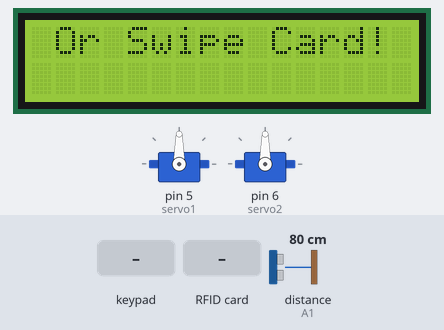
Recording of a sketch running on a simulated Arduino Uno, built with avr-gcc and run on an emulated ATmega328P. Shown: 16×2 character LCD, 2 × servo. Wiring (inferred from the names in the program): ultrasonic range finder: trigger A2; echo A1. The test bench sets the inputs (shaded band); at power-on: distance to the obstacle (sensor on A1) 80 cm. The echo pulse lasts 58.3 µs per cm; what the sketch prints to the serial monitor is not drawn.

Above: at 6.3 s.
6.4 s: keypad keys 2 0 0 2 # pressed 0.4 s apart
At 9.0 s:
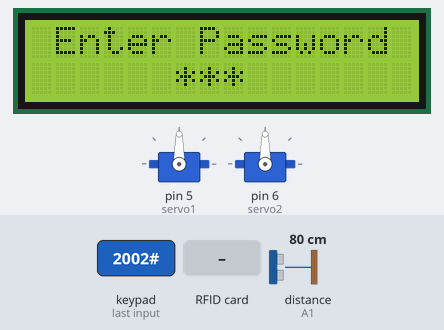
9.9 s: RFID card 5E 7A 19 C4 held to the reader
At 11.6 s:
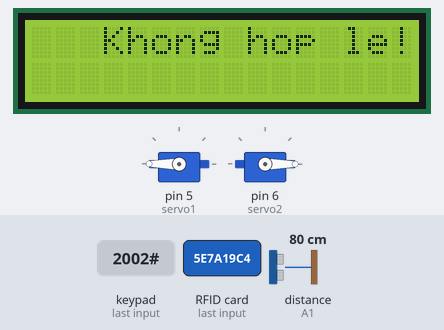
12.9 s: key 'A' pressed
At 15.8 s:
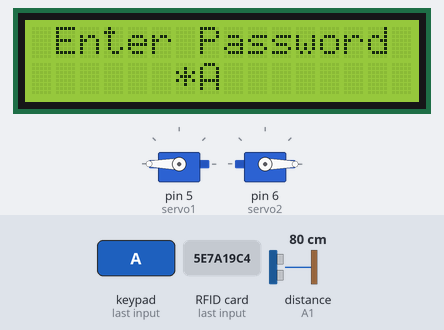
15.9 s: key 'B' pressed
At 16.5 s:
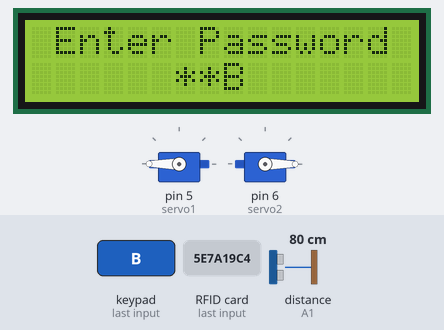
18.1 s: keypad keys 2 0 0 2 pressed 0.4 s apart
At 19.3 s:
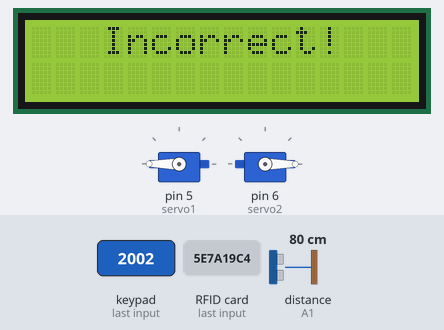
22.7 s: distance to the obstacle (sensor on A1) set to 12 cm
24.3 s: distance to the obstacle (sensor on A1) set to 9 cm
At 25.9 s:
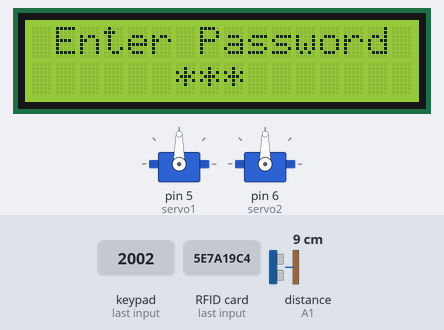
Timing chart, 0 to 27.4 s (numbered marks = the images above; inputs shaded):
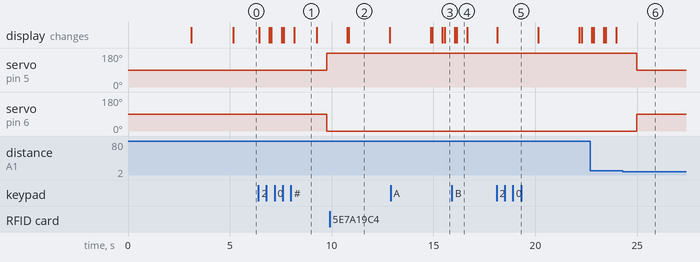

The sketch:

test_DeAnCNTT.ino
```cpp
/*
    * Typical pin layout used:
     * ----------------------------------------------------------------------------------
     *                          Arduino Uno   |*                          Arduino Uno
     * Signal      Pin          Pin           |* Signal      Pin          Pin
     * ---------------------------------------|------------------------------------------
     * KEYPAD      R1            0            |* KEYPAD      C3            A0
     * KEYPAD      R2            2            |* KEYPAD      C4            A3
     * KEYPAD      R3            3            |* CBKC        trig          A2
     * KEYPAD      R4            4            |* CBKC        echo          A1
     * SERVO1      SCK           5            |* LCD                       A4
     * SERVO2      MOSI          6            |* LCD                       A5
     * KEYPAD      C1            7            |
     * KEYPAD      C2            8            |
     * RST/Reset   RST           9            |
     * SPI SS      SDA(SS)      10            |
     * SPI MOSI    MOSI         11 / ICSP-4   |
     * SPI MISO    MISO         12 / ICSP-1   |
     * SPI SCK     SCK          13 / ICSP-3   |
     * ----------------------------------------------------------------------------------
*/

#include <SPI.h>
#include <MFRC522.h>
#include <Keypad.h>
#include <Servo.h>
#include <Wire.h>
#include <LiquidCrystal_I2C.h>
LiquidCrystal_I2C lcd(0x27, 16, 2); // 0x27 địa chỉ LCD, 16 cột và 2 hàng

// RFID
int PinRST = 9;
int PinSDA = 10;
int UID[4], i;

int ID1[4] = {115, 213, 56, 252};
int ID2[4] = {147, 185, 225, 246};
int ID3[4] = {013, 25, 64, 193};

MFRC522 RFID(PinSDA,PinRST);

// KEYPAD
const byte ROWS = 4;
const byte COLS = 4;
char password[5];
char On_equip[]="2002"; // Mật khẩu mở cửa
char Off_equip[]="6363"; // Mật khẩu đóng cửa
int a = 0;
int on = 0;

char MatrixKey[ROWS][COLS] =
{
  {'1','2','3','A'},
  {'4','5','6','B'},
  {'7','8','9','C'},
  {'*','0','#','D'}
};

byte rowPins[ROWS] = {0,2,3,4}; // R1,R2,R3,R4
byte colPins[COLS] = {7,8,A0,A3}; // C1,C2,C3,C4
Keypad Mykeys = Keypad( makeKeymap(MatrixKey), rowPins, colPins, ROWS, COLS);

// SERVO 5 6 ~
Servo myservo1; //Tạo biến myServo của loại Servo
Servo myservo2;

int servo1 = 5;
int servo2 = 6;

// CBKC
const int trig = A2;
const int echo = A1;
unsigned long duration;
float d_cm;

//=================================================================================================================

void setup() {
  Serial.begin(9600);
  Serial.println("----- Bắt đầu chương trình -----");
  Serial.println();

  // LCD
  lcd.init(); // Khởi tạo màn hình Màn hình
  lcd.backlight(); // Bật đèn màn hình Màn hình
  lcd.setCursor(5, 0);
  lcd.print("Hello");
  lcd.setCursor(0, 1);
  lcd.print("Have A Nice Day!");
  delay(3000);
  lcd.clear();
  lcd.setCursor(0, 0);
  lcd.print(" Enter Password");
  delay(2000);
  lcd.setCursor(0, 0);
  lcd.print(" Or Swipe Card!");

  // RFID
  SPI.begin();
  RFID.PCD_Init(); // Khởi tạo RFID

  // SERVO (Digital PWM 5,6)
  myservo1.attach(servo1);
  myservo1.write (90);
  myservo2.attach(servo2);
  myservo2.write (90);

  // CBKC
  pinMode(trig, OUTPUT); //chân xuất tín hiệu
  pinMode(echo, INPUT); //chân nhận tín hiệu


}
//=================================================================================================================

void rfID() {
  if ( ! RFID.PICC_IsNewCardPresent()) { return; } // Đọc thẻ 1 lần
  if ( ! RFID.PICC_ReadCardSerial()) {  return;  } // Đọc toàn bộ dl thẻ

  Serial.println();
  Serial.print("UID của thẻ: ");

  for (byte i = 0; i < RFID.uid.size; i++) {
    Serial.print(RFID.uid.uidByte[i] < 0x10 ? " 0" : " ");   // thêm 0 cho số có 1 chữ số
    UID[i] = RFID.uid.uidByte[i]; // Gán
    Serial.print(UID[i]);
    Serial.print(" ");
  }
  Serial.println();
  if (UID[i] == ID1[i]) {
    lcd.clear();
    lcd.print("    Correct!");
    lcd.clear();
    delay(5000);
    myservo1.write(180); // Mở cửa!
    myservo2.write(0); // Mở cửa!
    delay(5000);
    lcd.print("    Opened !");
    Serial.println("[RFID] - Thẻ hợp lệ !");
  }
  else if (UID[i] == ID2[i]) {
    lcd.clear();
    lcd.print("    Correct!");
    lcd.clear();
    delay(1000);
    myservo1.write(180); // Mở cửa!
    myservo2.write(0); // Mở cửa!
    delay(2000);
    lcd.print("    Opened !");
    Serial.println("[RFID] - Thẻ hợp lệ !");
  }
  else if (UID[i] == ID3[i]){
    lcd.clear();
    lcd.print("    Correct!");
    lcd.clear();
    delay(1000);
    myservo1.write(180); // Mở cửa!
    myservo2.write(0); // Mở cửa!
    delay(2000);
    lcd.print("    Opened !");
    Serial.println("[RFID] - Thẻ hợp lệ !");
  }
  else {
    lcd.clear();
    Serial.println("[RFID] - Thẻ không hợp lệ !");
    lcd.print("   Khong hop le!");
    delay(2000);
    lcd.clear();
    lcd.print("   Try Again!");
    delay(2000);
    lcd.clear();
  }
  Serial.println();

  RFID.PICC_HaltA();  // Vô hiệu hóa thẻ tránh xung đột với thẻ khác
  RFID.PCD_StopCrypto1();
}

void KEYPAD() {
  char EnterKey = Mykeys.getKey();
 if (EnterKey)
 {
    password[a]=EnterKey; // Nhập lần lượt các ký tự vào biến chuỗi ký tự Psssword
    a++;
    on++;
    Serial.print("[KEYPAD] - ");
    Serial.println(password);
    // Nhập mật khẩu
    if (a == 0) {
      password[0] = EnterKey;
      lcd.setCursor(0, 0);
      lcd.print(" Enter Password ");
      lcd.setCursor(5, 1);
      lcd.print(password[0]);
      delay(500); // Ký tự hiển thị trên màn hình LCD trong 0.5s
      lcd.setCursor(5, 1);
      lcd.print("*"); // Ký tự được thay bởi dấu *
    }
    if (a == 1) {
      password[1] = EnterKey;
      lcd.setCursor(0, 0);
      lcd.print(" Enter Password");
      lcd.setCursor(6, 1);
      lcd.print(password[1]);
      delay(500);
      lcd.setCursor(6, 1);
      lcd.print("*");
    }
    if (a == 2) {
      password[2] = EnterKey;
      lcd.setCursor(0, 0);
      lcd.print(" Enter Password");
      lcd.setCursor(7, 1);
      lcd.print(password[2]);
      delay(500);
      lcd.setCursor(7, 1);
      lcd.print("*");
    }
    if (a == 3) {
      password[3] = EnterKey;
      lcd.setCursor(0, 0);
      lcd.print(" Enter Password");
      lcd.setCursor(8, 1);
      lcd.print(password[3]);
      delay(500);
      lcd.setCursor(8, 1);
      lcd.print("*");
      delay(1000);
    }
 }
             if( on == 4 )
                 {
                if(!strcmp(password,On_equip))
                  {
                    lcd.clear();
                    lcd.print("    Correct!");
                    delay(500);
                    myservo1.write(180); // Mở cửa!
                    myservo2.write(0); // Mở cửa!
                    delay(1000);
                    lcd.clear();
                    lcd.print("    Opened !");
                    a = 0;
                    Serial.println("[KEYPAD] - Dung mat khau mo cua!");

                  }

                 if(!strcmp(password,Off_equip))
                 {
                    lcd.clear();
                    delay(500);
                    myservo1.write(90); // Đóng cửa!
                    myservo2.write(90); // Đóng cửa!
                    lcd.print("     Closed!");
                    delay(3000);
                    lcd.clear();
                    lcd.print(" Enter Password");
                    a = 0;
                  }

                  if(strcmp(password,On_equip))
                  {
                    if(strcmp(password,Off_equip)) {
                    lcd.clear();
                    lcd.print("   Incorrect!");
                    delay(2000);
                    lcd.clear();
                    lcd.print("   Try Again!");
                    delay(2000);
                    lcd.clear();
                    lcd.print(" Enter Password");
                    a = 0;
                    Serial.println("[KEYPAD] - Sai mat khau nhap lai.............");
                    }
                  }
                  on=0;
                  }
}

void CBKC() {
  digitalWrite(trig, LOW);
  delayMicroseconds(2);
  digitalWrite(trig, HIGH);
  delayMicroseconds(5);
  digitalWrite(trig, LOW);

  duration = pulseIn(echo, HIGH);
  d_cm = duration/2/29.412;

  // Serial.print("Distance: ");
  // Serial.print(d_cm);
  // Serial.println(" cm");
  // delay(200);

  if ( d_cm<10 ) {
      myservo1.write(90); // Đóng cửa!
      myservo2.write(90); // Đóng cửa!
      delay(3000);
  }

}

void loop() {
  rfID();
  KEYPAD();
  CBKC();
}
```

Measured:
- the behaviour switches between 11 and 10 cm on distance to the obstacle (sensor on A1) (found by bisection; images 5 and 6)
- after the input at 6.4 s, servo on pin 5 (servo1): 90° → 180° after 3.4 s; servo on pin 6 (servo2): 90° → 0° after 3.4 s; the display: first changes at once (image 1 shows a later state)
- after the input at 9.9 s, the display: first differs from a run without the input after 0.94 s (image 2)
- after the input at 12.9 s, the display: first differs from a run without the input after 2.6 s (image 3)
- after the input at 15.9 s, the display: first differs from a run without the input after 0.25 s (image 4)
- after the input at 18.1 s, the display: changes at once (image 5)
- after the input at 24.3 s, servo on pin 5 (servo1): 180° → 90° after 0.67 s; servo on pin 6 (servo2): 0° → 90° after 0.67 s
